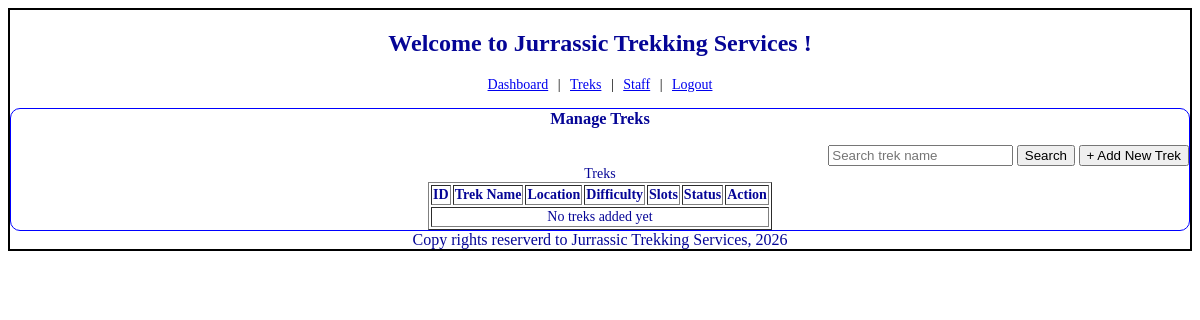
/admin/treks (signed in), run on an earlier commit of the app's database.
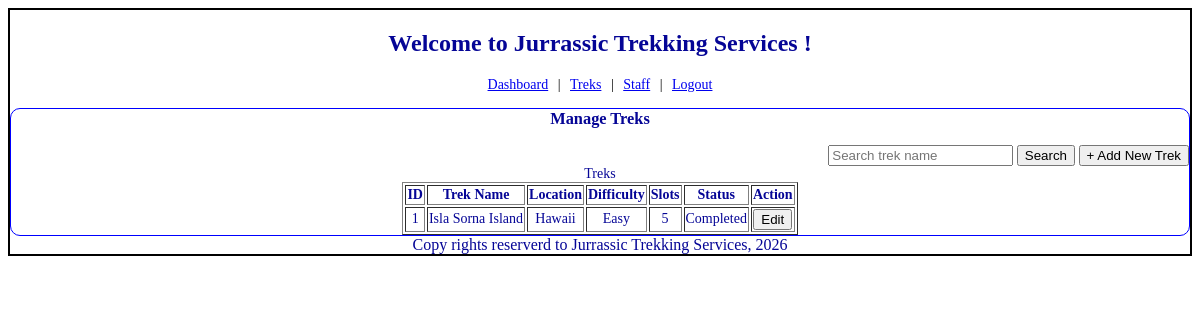
And on a later commit of the database.
### models.py (models this page shows)
class trek(db.Model):
    trek_id = db.Column(db.Integer, primary_key=True)
    trek_name = db.Column(db.String, nullable=False)
    location = db.Column(db.String, nullable=False)
    difficulty = db.Column(db.String, nullable=False)
    duration_days = db.Column(db.Integer, nullable=False)
    start_date = db.Column(db.Date, nullable=False)
    end_date = db.Column(db.Date, nullable=False)
    available_slots = db.Column(db.Integer, nullable=False)
    assigned_staff_id = db.Column(db.Integer, db.ForeignKey('staff_profile.staff_id'))
    status = db.Column(db.String, nullable=False, default="Pending")
    created_at = db.Column(db.DateTime, nullable=False, default=datetime.utcnow)
    bookings = db.relationship('booking', backref='trek', lazy=True)

### controller.py (the view)
@app.route("/admin/treks")
def admin_treks():
  if session.get('role') != 'Admin':
    return redirect(url_for('signin'))
  q = request.args.get('q', '')
  if q:
    treks_list = trek.query.filter(trek.trek_name.contains(q)).all()
  else:
    treks_list = trek.query.all()
  return render_template("admin_treks.html", treks_list=treks_list, q=q)

### templates/admin_treks.html
{% extends "base.html" %}
{% block content %}
    <div class="navlinks">
        <a href="/admin/">Dashboard</a> |
        <a href="/admin/treks">Treks</a> |
        <a href="/admin/staff">Staff</a> |
        <a href="/logout">Logout</a>
    </div>
    <div class="dashboard-form">
        <h3 class="center">Manage Treks</h3><br>
        <div style="text-align: right;">
            <form method="GET" action="/admin/treks" style="display:inline;">
                <input type="text" name="q" value="{{q}}" placeholder="Search trek name">
                <input type="submit" value="Search">
            </form>
            <a href="/admin/trek_form"><input type="button" value="+ Add New Trek"></a>
        </div>
        <table class="center" name="Treks" border="1">
        <caption>Treks</caption>
        <tr>
            <th>ID</th>
            <th>Trek Name</th>
            <th>Location</th>
            <th>Difficulty</th>
            <th>Slots</th>
            <th>Status</th>
            <th>Action</th>
        </tr>
        {% for t in treks_list %}
        <tr>
            <td>{{t.trek_id}}</td>
            <td>{{t.trek_name}}</td>
            <td>{{t.location}}</td>
            <td>{{t.difficulty}}</td>
            <td>{{t.available_slots}}</td>
            <td>{{t.status}}</td>
            <td><a href="/admin/trek_form?trek_id={{t.trek_id}}"><input type="button" value="Edit"></a></td>
        </tr>
        {% else %}
        <tr><td colspan="7">No treks added yet</td></tr>
        {% endfor %}
        </table>
    </div>
{% endblock %}

What changed in the data, as far as the page shows it:
added trek: trek_id "1", trek_name "Isla Sorna Island", location "Hawaii", difficulty "Easy", available_slots "5", status "Completed"
Also different on the page:
text no longer shown: "No treks added yet"
